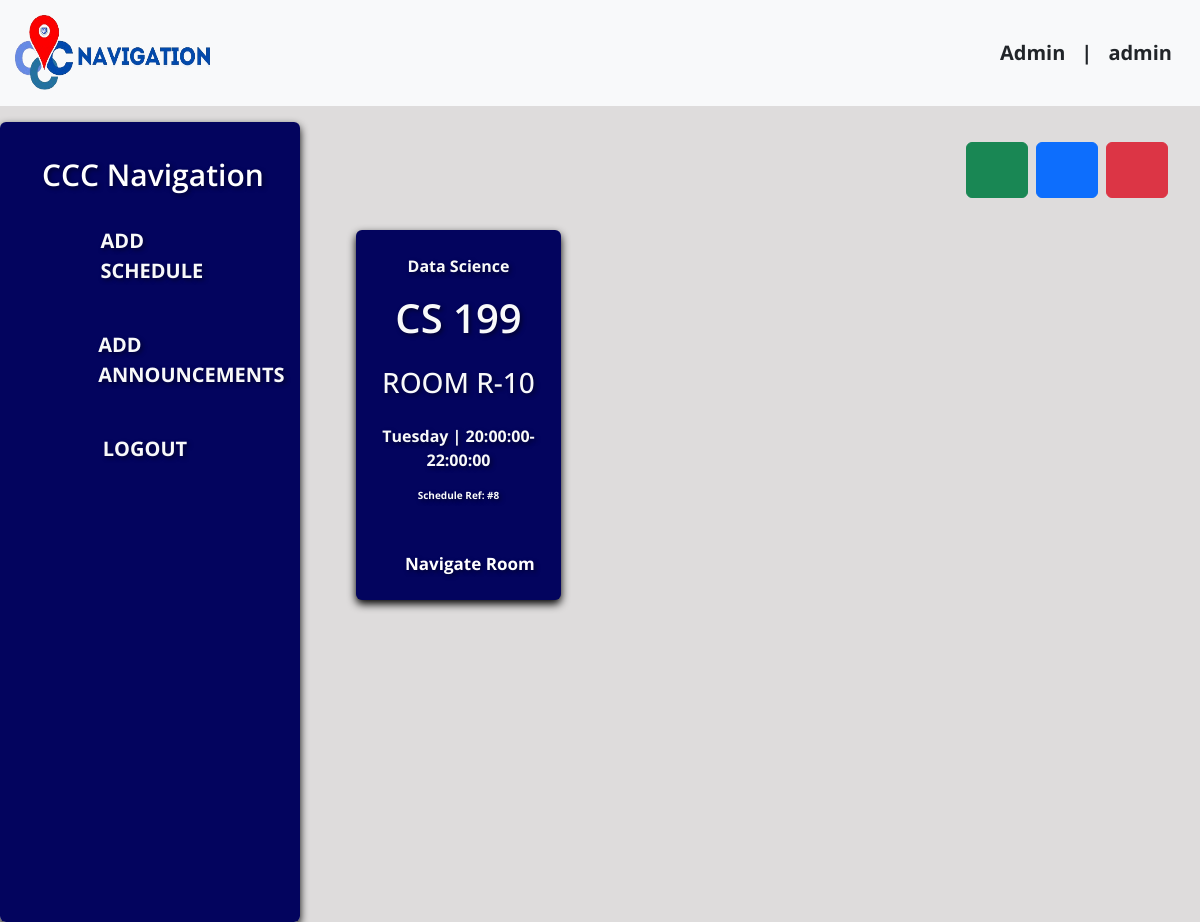
The app's page /teacher_dash/dashboard.php?day=Tuesday (signed in) with its own data.
### tables this page shows
CREATE TABLE `schedule` (
  `schedule_id` int(11) NOT NULL AUTO_INCREMENT,
  `user_id` int(11) DEFAULT NULL,
  `subject_name` varchar(255) DEFAULT NULL,
  `subject_code` varchar(20) DEFAULT NULL,
  `building` varchar(100) DEFAULT NULL,
  `room_number` int(11) DEFAULT NULL,
  `class_start` time DEFAULT NULL,
  `class_end` time DEFAULT NULL,
  `day` varchar(20) DEFAULT NULL,
  PRIMARY KEY (`schedule_id`),
  KEY `user_id` (`user_id`),
  CONSTRAINT `schedule_ibfk_1` FOREIGN KEY (`user_id`) REFERENCES `users` (`user_id`)
);

### teacher_dash/dashboard.php (the view, shortened to what this page needs)
<?php
$username = $_SESSION['username'];
include_once 'dbcon.php';
if (isset($_GET['day']) && $_GET['day'] != 'ALL') {
  $selected_day = $_GET['day'];
  $sql = "SELECT * FROM schedule WHERE day = '$selected_day'";
} else {
  $sql = "SELECT * FROM schedule";
}
$result = mysqli_query($conn, $sql);
?>
<!DOCTYPE html>
<html lang="en">
<head>
  <link href="https://cdn.jsdelivr.net/npm/bootstrap@5.3.3/dist/css/bootstrap.min.css" rel="stylesheet">
</head>
<body style="background: #dedcdc">
  <nav class="navbar navbar-expand-lg navbar-dark bg-light text-primary position-sticky">
    <div class="container-fluid">
      <div class="d-flex align-items-center">
        <a href="homepage.php" class="navbar-brand text-primary fw-bold" style="font-size: 40px; margin-right: 20px"><img src="img/cnav-logo.png" alt="Logo" class="header-logo" style="width: 200px; height: 80px; margin-right: 20px" /></a>
      </div>
      <div class="collapse navbar-collapse justify-content-end fw-bold" id="navbarSupportedContent">
        <div class="d-flex align-items-center">
          <a href="#" class="navbar-brand text-dark">Admin</a>
          <span class="navbar-brand text-dark">|</span>
          <span class="navbar-brand text-dark me-3"><?php echo htmlspecialchars($username); ?></span>
        </div>
      </div>
    </div>
  </nav>
  <div class="container-fluid mt-3">
    <div class="row">
      <div class="col-lg-3 col-md-9 mb-lg-0 mb-4 px-lg-0">
        <nav class="sidemenu navbar navbar-expand-lg rounded">
          <div class="customs container-fluid flex-lg-column align-items-stretch">
            <h4 class="navbar-brand text-center text-white mb-2" style="font-weight: 600; font-size: 30px">CCC Navigation</h4>
            <div class="collapse flex-column navbar-collapse align-items-start" id="sidemenu">
              <div class="p-1 mb-1 rounded text-white">
                <a href="dashboard.php" type="button" style="font-size: 20px" class="sidebar-link text-decoration-none fw-bold text-light p-3 align-items-center active d-flex">
                  <box-icon name="edit" type="solid" color="#ffffff" size="sm"></box-icon>
                  <span class="side-text ms-3">ADD SCHEDULE</span>
                </a>
              </div>
              <div class="p-1 mb-1 rounded text-white">
                <a href="add_announcement.php" type="button" style="font-size: 20px" class="sidebar-link text-decoration-none fw-bold text-light p-3 align-items-center active d-flex">
                  <box-icon name="megaphone" type="solid" color="#ffffff" size="sm"></box-icon>
                  <span class="side-text ms-3">ADD ANNOUNCEMENTS</span>
                </a>
              </div>
              <div class="p-1 mb-1 rounded text-white">
                <a href="logout.php" type="button" style="font-size: 20px;" class="sidebar-link text-decoration-none fw-bold text-light p-3 align-items-center active d-flex">
                  <box-icon name="exit" type="solid" color="#ffffff" size="sm"></box-icon>
                  <span class="side-text ms-3">LOGOUT</span>
                </a>
              </div>
            </div>
          </div>
        </nav>
      </div>
      <div class="col-lg-9 main-content">
        <div class="container-fluid">
          <div class="d-flex justify-content-end mb-3">
            <button type="button" class="btn btn-success me-2" data-bs-toggle="modal" data-bs-target="#searchDay">
              <box-icon name="search-alt-2" size="md"></box-icon>
            </button>
            <button type="button" class="btn btn-primary me-2" data-bs-toggle="modal" data-bs-target="#staticBackdrop">
              <box-icon name="add-to-queue" size="md"></box-icon>
            </button>
            <button type="button" class="btn btn-danger" data-bs-toggle="modal" data-bs-target="#deleteScheds">
              <box-icon name="x" size="md"></box-icon>
            </button>
          </div>
          <div class="row m-2 text-light fw-bold scrollable-dashboard">
            <?php
            while ($row = mysqli_fetch_assoc($result)) {
            ?>
              <div class="col-md-3 m-3 sidebar p-4 d-flex align-items-center justify-content-center rounded">
                <div class="align-items-center">
                  <p style="text-align: center;"><?php echo $row['subject_name']; ?></p>
                  <h1 style="text-align: center; font-weight: 600"><?php echo $row['subject_code']; ?></h1>
                  <h3 class="mt-4" style="text-align: center">ROOM <?php echo $row['building']; ?>-<?php echo $row['room_number']; ?></h3>
                  <p style="text-align: center;" class="mt-4"><?php echo $row['day']; ?> | <?php echo $row['class_start']; ?>-<?php echo $row['class_end']; ?></p>
                  <p style="text-align: center; font-size: 10px" class="mb-5">Schedule Ref: #<?php echo $row['schedule_id']; ?></p>
                  <a type="button" data-bs-toggle="modal" data-bs-target="#<?php echo $row['building'] ; ?>" onclick="handleNavigateRoomClick('<?php echo $row['building']; ?>', '<?php echo $row['room_number']; ?>')" style="text-decoration: none; color: white; font-size: 17px; text-align: center; margin-left: 25px;">Navigate Room</a>
                </div>
              </div>
            <?php
            }
            ?>
          </div>
        </div>
      </div>
    </div>
  </div>
</body>
</html>

### teacher_dash/dashboard.php (style rules this page uses)
* { font-family: "Open Sans", sans-serif; }
.navbar-brand, .nav-link { font-size: 20px; }
.sidemenu { text-decoration: none; font-size: 30px; color: white; font-weight: 700; position: sticky; top: 0; height: 100vh; overflow-y: auto; background-color: #03045e; box-shadow: 0 4px 8px rgba(0, 0, 0, 1); text-shadow: 2px 2px 4px rgba(0, 0, 0, 0.5); padding: 30px; }
.customs { height: 100%; }
#sidemenu { padding-left: 0; }
.sidebar { background-color: #03045e; box-shadow: 0 4px 8px rgba(0, 0, 0, 1); text-shadow: 2px 2px 4px rgba(0, 0, 0, 0.5); padding: 30px; }
.main-content { padding: 20px; }
.sidebar-link { justify-content: flex-start; }
.scrollable-dashboard { max-height: 600px; overflow-y: auto; }
img { width: 100%; }

### records on screen
schedule: subject_name "Data Science", subject_code "CS 199", building "R", room_number "10", day "Tuesday", class_start "20:00:00", class_end "22:00:00", schedule_id "8"

### other values on screen
$username "admin"
